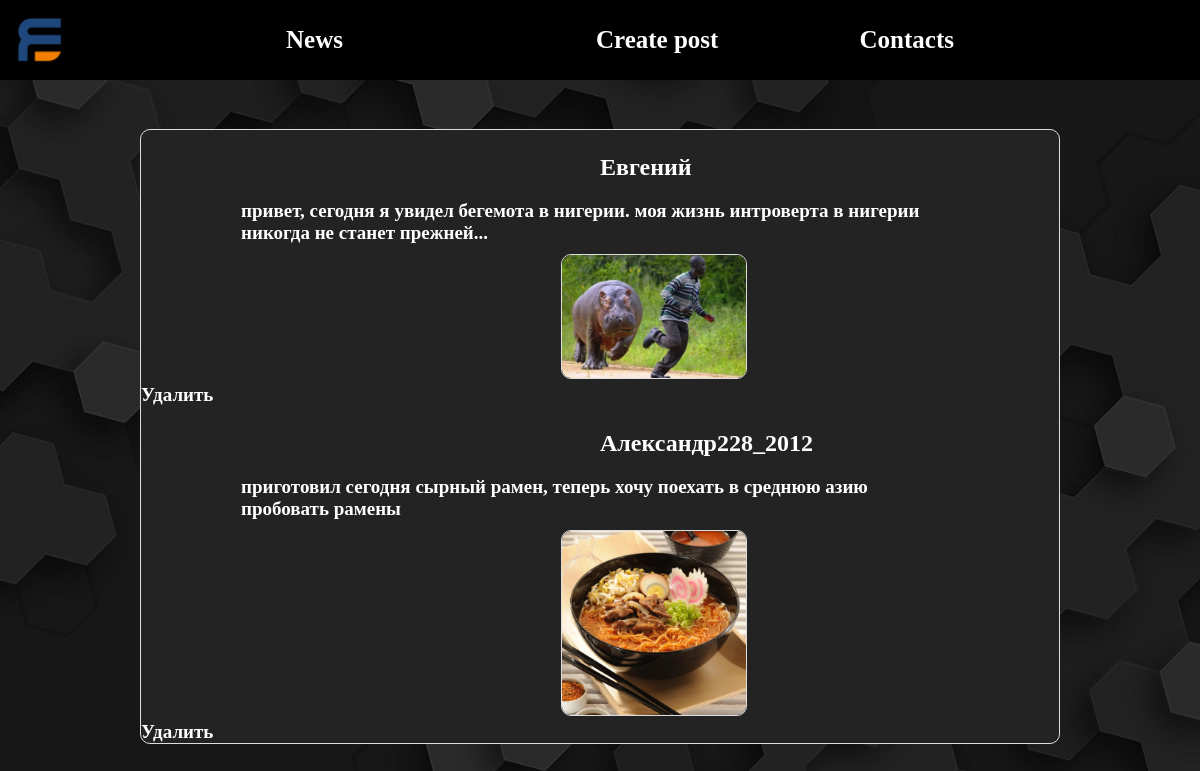
The page / on the database its author committed.
### website/models.py (models this page shows, shortened)
class Post(models.Model):
    name = models.CharField(max_length=20)
    text_data = models.CharField(max_length=300)
    photo = models.ImageField(upload_to='photos')

### website/views.py (the view)
# urls.py: path('', views.index, name='index'),
def index(request):
    post = Post.objects.all()
    return render(request, 'index.html', {'posts': post})

### templates/index.html (shortened to what this page needs)
<!DOCTYPE html>
<html lang="en">
<head>
    <link rel="stylesheet" href="../static/style/styles.css">
</head>
<body>
    <header>
        <nav>
                <div class="logo">
                        <img class="logo" src="../static/img/ystu.png">
                </div>
                <a href="/"><button class="button" id="button1">News</button></a>
                <a href="/create"><button class="button" id="button2">Create post</button></a>
                <a href="/info"><button class="button" id="button4">Contacts</button></a>
        </nav>
    </header>
    {% if posts.count %}
        <ul class="posts">
            <div class="posts1">
                {% for post in posts%}
                    <p class="nameofpost"><a href="{{ post.id }}">{{post.name}}</a></p>
                    <p class="textofpost"> {{post.text_data}}</p>
                    <img class="photoIndex" src="{{ post.photo.url }}" style="max-width: 20%;">
                    <a href="{% url 'website:delete' post.id %}">Удалить</a></br>
                {%endfor%}
            </div>
        </ul>
    {%else%}
        <p id="zapicy">Отсутсвуют записи</p>
    {%endif%}
</body>
</html>

### static/style/styles.css (style rules this page uses)
body { font-family: Comic Sans MS, Comic Sans, cursive; color: white; }
.logo img { width: 79px; height: 79px; }
header { background-color: black; width: 100%; height: 80px; position: absolute; top: 0px; left: 0px; }
html { background-image: url(../img/background.png); background-repeat: no-repeat; background-position: center center; background-attachment: fixed; -webkit-background-size: cover; -moz-background-size: cover; -o-background-size: cover; background-size: cover; }
button { border: none; background-color: transparent; color: white; text-align: center; font-family: Comic Sans MS, Comic Sans, cursive; font-size: 25px; font-weight: 700; cursor: pointer; }
#button1 { position: absolute; top: 25px; left: 280px; }
#button2 { position: absolute; top: 25px; left: 590px; }
#button4 { position: absolute; top: 25px; right: 240px; }
.posts { font-family: Comic Sans MS, Comic Sans, cursive; font-size: 19px; font-weight: 600; weight: auto; height: auto; position: absolute; top: 100px; right: 40px; }
.posts1 { border: 1px solid #ddd; border-radius: 10px; margin: 10px 100px 10px 100px; background-color: rgb(35, 35, 35); }
.photoIndex { border: 1px solid #ddd; border-radius: 10px; width: auto; height: auto; margin: 10px 300px 0px 420px }
a { color: inherit; text-decoration: none; }
.nameofpost { font-size: 24px; position: absolute; left: 600px; }
.textofpost { margin: 70px 100px 0px 100px; }

### rows shown on the page
Post: name "Евгений", text_data "привет, сегодня я увидел бегемота в нигерии. моя жизнь интроверта в нигерии никогда не станет прежней...", photo (picture)
Post: name "Александр228_2012", text_data "приготовил сегодня сырный рамен, теперь хочу поехать в среднюю азию пробовать рамены", photo (picture)
